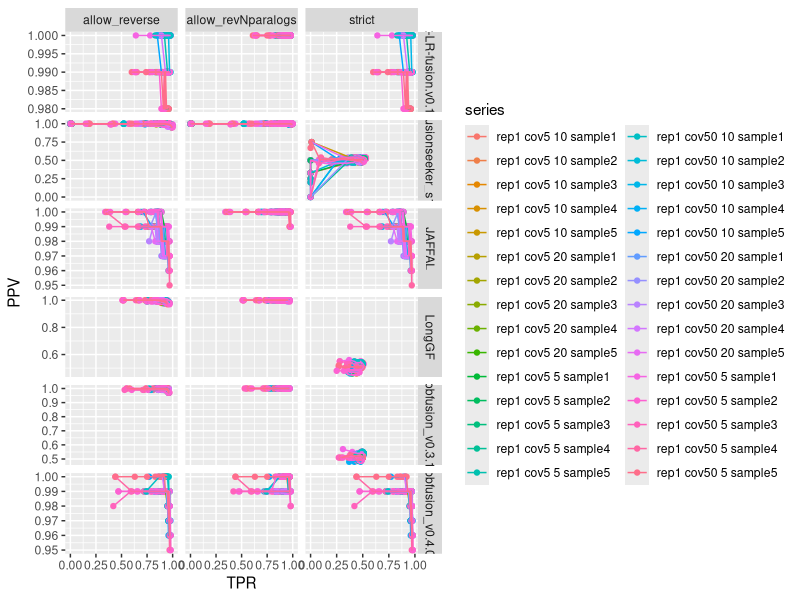
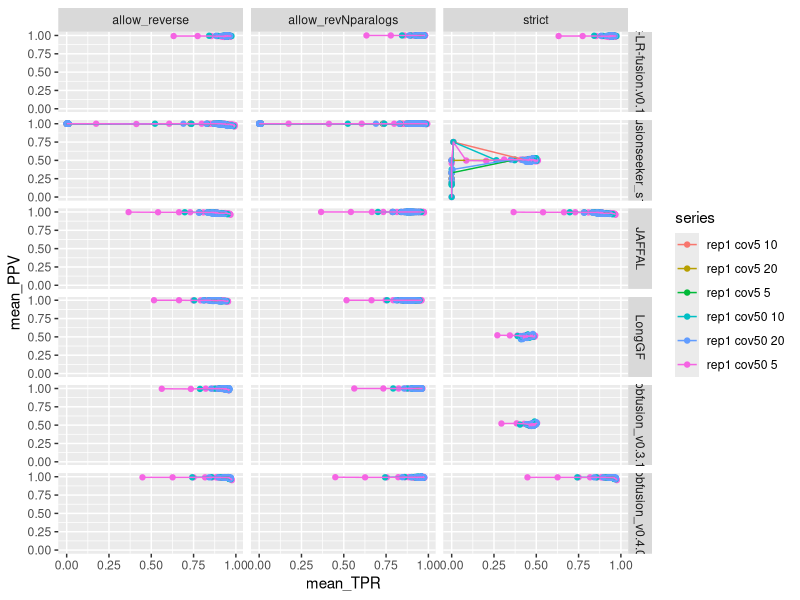
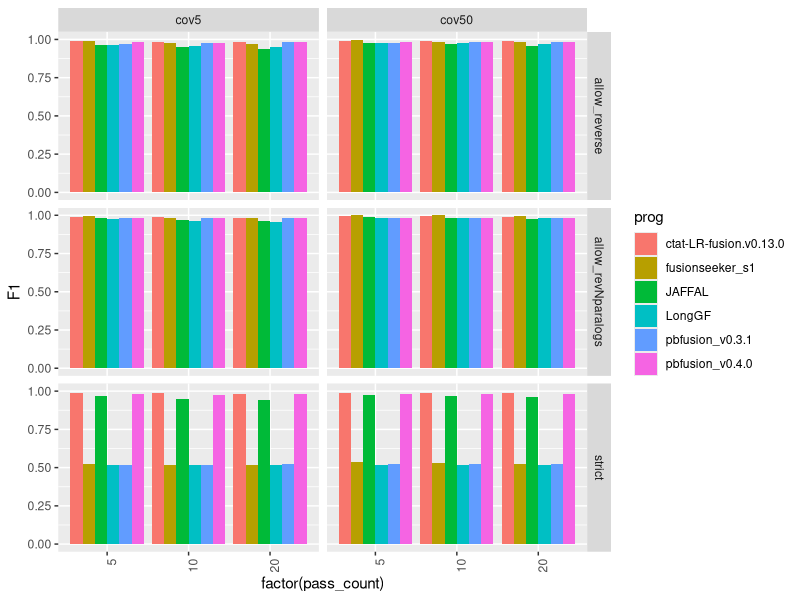
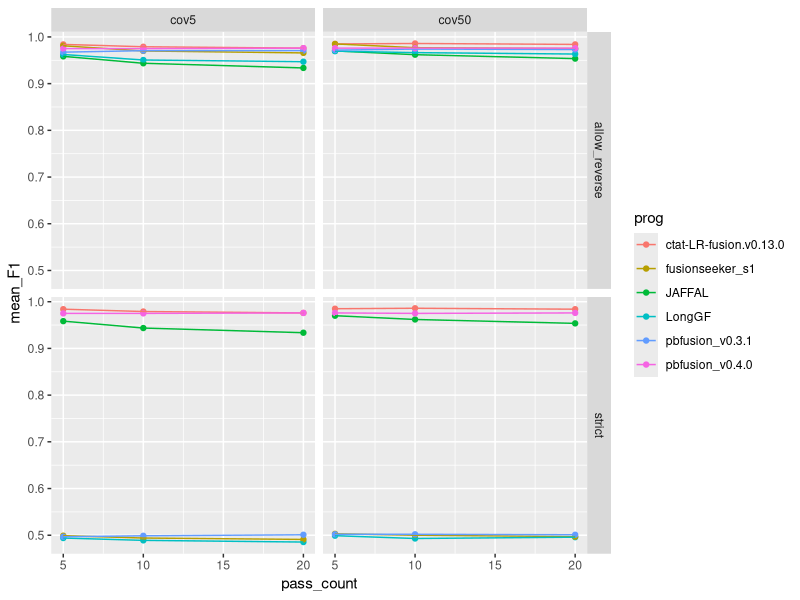
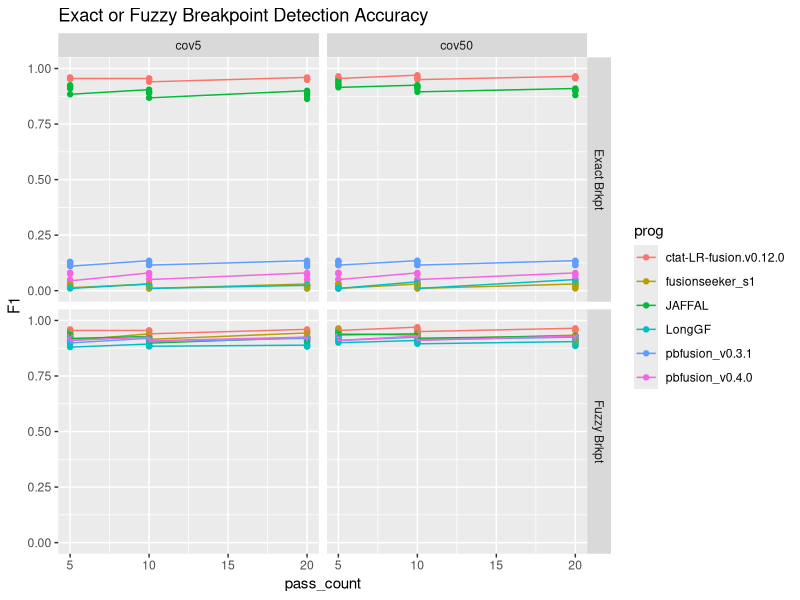
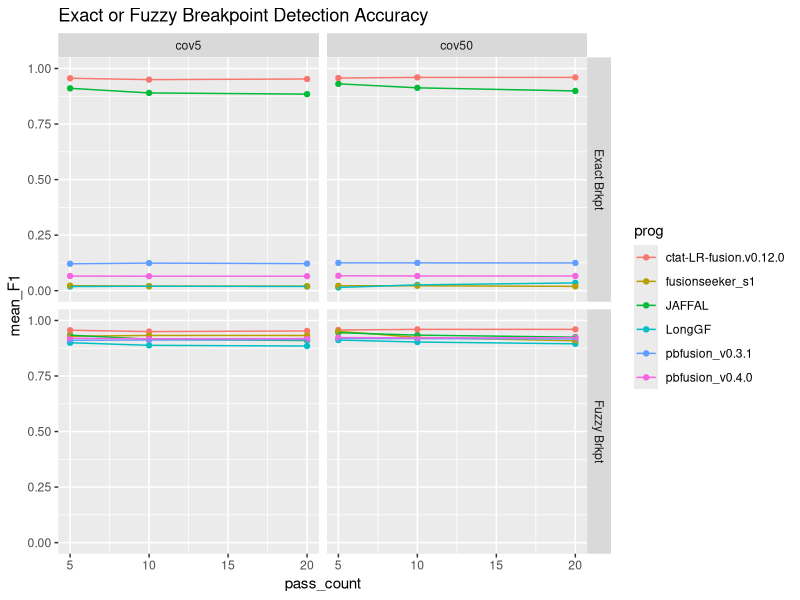
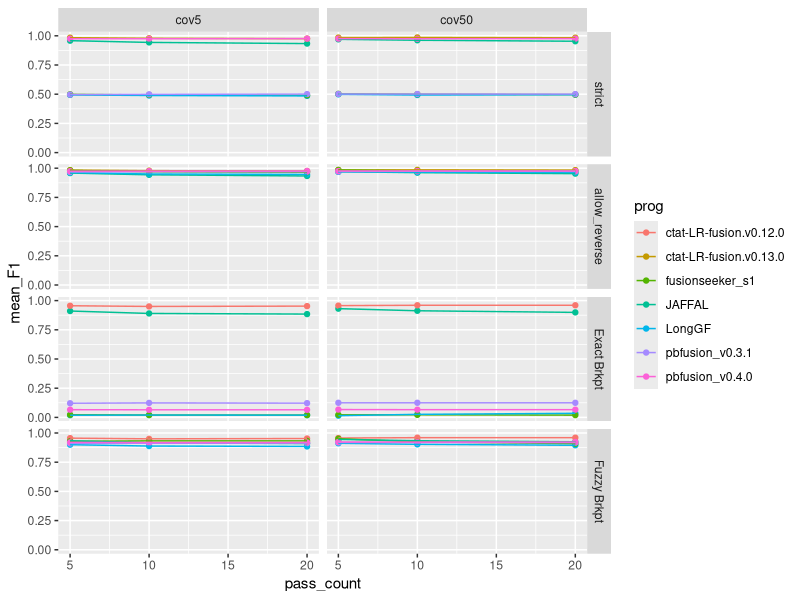
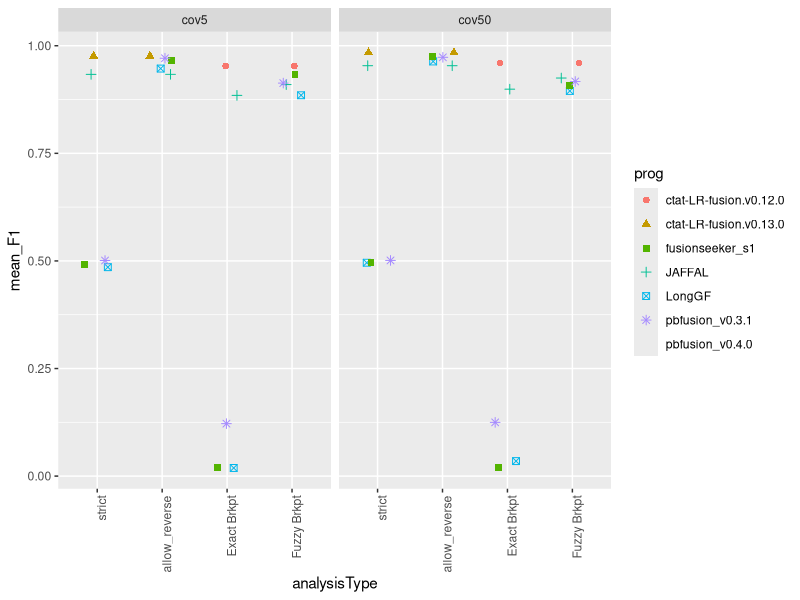

R code for these plots, in order:
## ---- chunk 1
knitr::opts_chunk$set(echo = TRUE)
library(tidyverse)
## ---- chunk 2

all_data = read.table("data/all_combined_results.ROC.tsv", header=T, sep="\t") %>% 
    filter(! grepl("flair", prog)) %>%
 mutate(pass_count = as.numeric(str_replace(pass_count, "pass", ""))) 


## ---- chunk 3

# each evaluation corresponds to combo of:  rep_num, coverage_level, pass_count, sample_count, analysisType, prog

# plot grid of prog vs. analysis type with each series as { rep_num, coverage_level, pass_count, sample_count}

all_data %>% mutate(series = paste(rep_num, coverage_level, pass_count, sample_count) ) %>%
    ggplot(aes(x=TPR, y=PPV)) + 
    geom_point(aes(groups=series, color=series)) + 
    geom_line(aes(color=series) ) +
    facet_grid(vars(prog), vars(analysisType), scale='free')
    


## ---- chunk 4

all_data %>% 
    #filter(coverage_level == "cov50" & pass_count == 20 & analysisType=="allow_reverse") %>%
    group_by(rep_num, coverage_level, pass_count, prog, analysisType, min_sum_frags) %>% 
    summarize(mean_TPR = mean(TPR), mean_PPV = mean(PPV)) %>%
    mutate(series = paste(rep_num, coverage_level, pass_count) ) %>%
    ggplot(aes(x=mean_TPR, y=mean_PPV)) + 
    geom_point(aes(groups=series, color=series)) + 
    geom_line(aes(color=series) ) +
    facet_grid(vars(prog), vars(analysisType))



## ---- chunk 5

max_F1_data = read.table("data/max_F1_summary.tsv", header=T, sep="\t") %>% 
    filter(! grepl("flair", prog)) %>%
 mutate(pass_count = as.numeric(str_replace(pass_count, "pass", ""))) 

## ---- chunk 6

# barplot

p_barplot = max_F1_data %>% ggplot(aes(x=factor(pass_count), y=F1)) +
        geom_bar(stat='identity', position='dodge', aes(fill=prog)) +
        facet_grid(vars(analysisType), vars(coverage_level)) + 
    theme(axis.text.x = element_text(angle = 90, hjust = 1)) 

p_barplot

## ---- chunk 7



mean_samples_F1 = max_F1_data %>% 
    group_by(rep_num, coverage_level, pass_count, prog, analysisType) %>%
    summarize(mean_F1 = mean(F1))


mean_samples_F1 %>%
        filter(analysisType %in% c('strict', 'allow_reverse')) %>%
        ggplot() +
        geom_point(aes(x=pass_count, y=mean_F1, color=prog)) +
        geom_line(aes(x=pass_count, y=mean_F1, group=prog, color=prog)) +
        facet_grid(vars(analysisType), vars(coverage_level))


## ---- chunk 8
breakpoint_data = read.table("data/breakpoint_maxF1_data.tsv", sep="\t", header=T) %>%
    mutate(pass_count = as.numeric(str_replace(pass_count, "pass", ""))) %>%
    filter(prog != 'flairfusion')
    


breakpoint_data$coverage_level = factor(breakpoint_data$coverage_level, levels=c('cov5', 'cov50'))

brkpt_accuracy_plot = breakpoint_data %>% ggplot() +
        geom_point(aes(x=pass_count, y=F1, color=prog)) +
        geom_line(aes(x=pass_count, y=F1, group=prog, color=prog)) +
        facet_grid(vars(analysisType), vars(coverage_level)) +
        ggtitle("Exact or Fuzzy Breakpoint Detection Accuracy") +
        ylim(0,1)



brkpt_accuracy_plot 

## ---- chunk 9

breakpoint_mean_F1_stats = breakpoint_data %>% group_by(coverage_level, pass_count, analysisType, prog) %>% 
    summarize(mean_F1 = mean(F1, na.rm=T))


breakpoint_mean_F1_stats %>% ggplot() +
        geom_point(aes(x=pass_count, y=mean_F1, color=prog)) +
        geom_line(aes(x=pass_count, y=mean_F1, group=prog, color=prog)) +
        facet_grid(vars(analysisType), vars(coverage_level)) +
        ggtitle("Exact or Fuzzy Breakpoint Detection Accuracy") +
        ylim(0,1) 


## ---- chunk 10

combined_results = bind_rows(mean_samples_F1,
                             breakpoint_mean_F1_stats)

combined_results %>% head()



## ---- chunk 11

combined_results %>%
        filter(analysisType != "allow_revNparalogs") %>%
        ggplot() +
        geom_point(aes(x=pass_count, y=mean_F1, color=prog)) +
        geom_line(aes(x=pass_count, y=mean_F1, group=prog, color=prog)) +
        facet_grid(vars(factor(analysisType, levels=c('strict', 'allow_reverse', 'Exact Brkpt', 'Fuzzy Brkpt'))), vars(coverage_level))

## ---- chunk 12

combined_results %>%
        filter(analysisType != "allow_revNparalogs") %>%
        mutate(pass_count = as.numeric(str_replace(pass_count, "pass", ""))) %>%
        filter(pass_count == 20) %>%
        mutate(analysisType = factor(analysisType, 
                            levels=c('strict', 'allow_reverse', 'Exact Brkpt', 'Fuzzy Brkpt') )) %>%
    ggplot() +
    geom_jitter(aes(x=analysisType, y=mean_F1, color=prog, shape=prog), width=0.2, size=rel(2)) +

    facet_wrap(~coverage_level) +
     theme(axis.text.x = element_text(angle = 90, hjust = 1)) 
    

## ---- chunk 13

# just cov50

combined_results %>%
        filter(coverage_level == 'cov50') %>%
        filter(analysisType != "allow_revNparalogs") %>%
        mutate(pass_count = as.numeric(str_replace(pass_count, "pass", ""))) %>%
        filter(pass_count == 20) %>%
        mutate(analysisType = factor(analysisType, 
                            levels=c('strict', 'allow_reverse', 'Exact Brkpt', 'Fuzzy Brkpt') )) %>%
    ggplot() +
    geom_jitter(aes(x=analysisType, y=mean_F1, color=prog, shape=prog), width=0.2, size=rel(2)) +

    facet_wrap(~coverage_level) +
     theme(axis.text.x = element_text(angle = 90, hjust = 1)) 
    
    

## ---- chunk 14

write.table(combined_results %>%
        filter(coverage_level == 'cov50') %>%
        filter(analysisType != "allow_revNparalogs") %>%
        mutate(pass_count = as.numeric(str_replace(pass_count, "pass", ""))) %>%
        filter(pass_count == 20) %>%
        mutate(analysisType = factor(analysisType, 
                            levels=c('strict', 'allow_reverse', 'Exact Brkpt', 'Fuzzy Brkpt') )),
    
    file="PacBio_sim.combined_results.tsv", sep="\t", quote=F, row.names=F)


## ---- chunk 15


# excluding pbfusion v0.4.0 for main fig since ordering issues were corrected after we brought it to their attention. 
# will include the pbvusion v0.4.0 update results in the supp.

# just cov50

combined_results %>%
        filter(coverage_level == 'cov50') %>%
        filter(analysisType != "allow_revNparalogs") %>%
        filter(prog != "pbfusion_v0.4.0") %>%
        mutate(pass_count = as.numeric(str_replace(pass_count, "pass", ""))) %>%
        filter(pass_count == 20) %>%
        mutate(analysisType = factor(analysisType, 
                            levels=c('strict', 'allow_reverse', 'Exact Brkpt', 'Fuzzy Brkpt') )) %>%
    ggplot() +
    geom_jitter(aes(x=analysisType, y=mean_F1, color=prog, shape=prog), width=0.2, size=rel(2)) +

    facet_wrap(~coverage_level) +
     theme(axis.text.x = element_text(angle = 90, hjust = 1)) 
    
